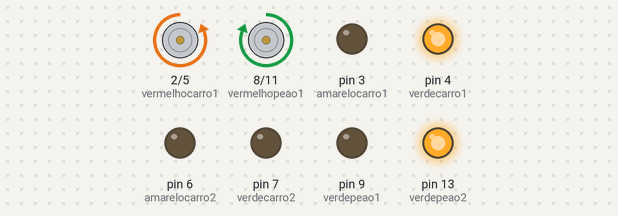
This sketch was run on a simulated Arduino Uno, built with avr-gcc and run on an emulated ATmega328P. Shown: motor-driver pin pairs drawn as motors (green arrow = first pin HIGH = forward, orange = second pin HIGH = backward, longer = more drive), output pins drawn as LEDs (lit = HIGH).

Above: at 5.0 s.
At 15.0 s:
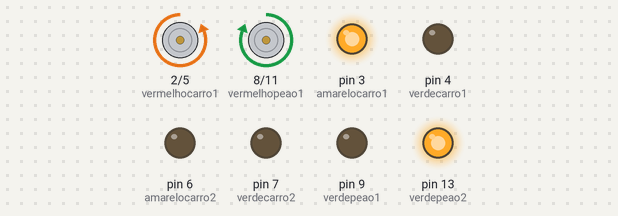
At 25.0 s:
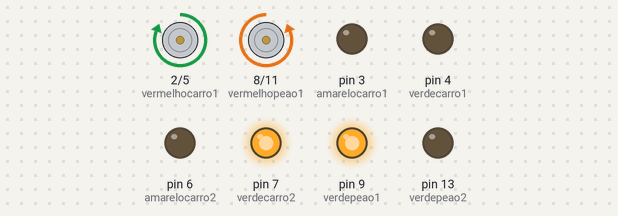
At 35.0 s:
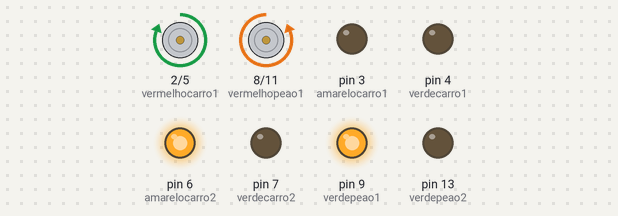
Timing chart, 0 to 52.0 s (numbered marks = the images above):
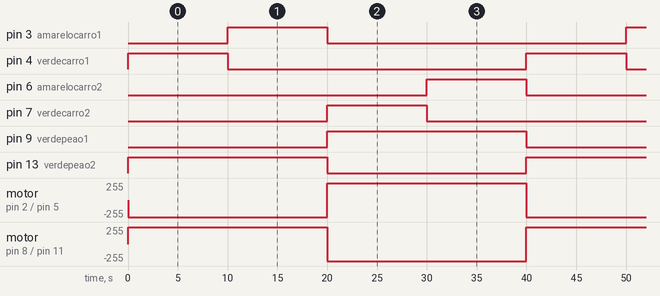

The sketch:

sketch_mar12g.ino
```cpp
//semaforo carro 1
const int vermelhocarro1 = 2;
const int amarelocarro1 = 3;
const int verdecarro1 = 4;
//semaforo peao 1
const int vermelhopeao1 = 8;
const int verdepeao1 = 9;
//semaforo carro 2
const int vermelhocarro2 = 5;
const int amarelocarro2 = 6;
const int verdecarro2 = 7;
//semaforo peao 2
const int vermelhopeao2 = 11;
const int verdepeao2 = 13;
//botao
const int botao = 12;

void semaforocarro1verde (){
  //semaforocarro1
  digitalWrite(verdecarro1, HIGH);
  digitalWrite(amarelocarro1, LOW);
  digitalWrite(vermelhocarro1, LOW);
  //semaforopeao1
  digitalWrite(vermelhopeao1, HIGH);
  digitalWrite(verdepeao1, LOW);
  digitalWrite(vermelhopeao2, LOW);
  digitalWrite(verdepeao2, HIGH);

}


void semaforocarro1amarelo(){
  // Semáforo carro 1
  digitalWrite(verdecarro1, LOW);
  digitalWrite(amarelocarro1, HIGH);
  digitalWrite(vermelhocarro1, LOW);

  // Ambos os semáforos dos peões devem estar vermelhos
  digitalWrite(vermelhopeao1, HIGH);
  digitalWrite(verdepeao1, LOW);
  digitalWrite(vermelhopeao2, LOW);
  digitalWrite(verdepeao2, HIGH);
}


void semaforocarro1vermelho(){
    //semaforocarro1
  digitalWrite(verdecarro1, LOW);
  digitalWrite(amarelocarro1, LOW);
  digitalWrite(vermelhocarro1, HIGH);
  //semaforopeao1
  digitalWrite(vermelhopeao1, LOW);
  digitalWrite(verdepeao1, HIGH);
  digitalWrite(vermelhopeao2, HIGH);
  digitalWrite(verdepeao2, LOW);
}
//////////////////////////
void semaforocarro2verde (){
  //semaforocarro2
  digitalWrite(verdecarro2, HIGH);
  digitalWrite(amarelocarro2, LOW);
  digitalWrite(vermelhocarro2, LOW);
  //semaforopeao2
  digitalWrite(vermelhopeao2, HIGH);
  digitalWrite(verdepeao2, LOW);
  digitalWrite(vermelhopeao1, LOW);
  digitalWrite(verdepeao1, HIGH);

}
void semaforocarro2amarelo(){
  // Semáforo carro 2
  digitalWrite(verdecarro2, LOW);
  digitalWrite(amarelocarro2, HIGH);
  digitalWrite(vermelhocarro2, LOW);

  // Ambos os semáforos dos peões devem estar vermelhos
  digitalWrite(vermelhopeao2, HIGH);
  digitalWrite(verdepeao2, LOW);
  digitalWrite(vermelhopeao1, LOW);
  digitalWrite(verdepeao1, HIGH);
}


void semaforocarro2vermelho(){
    //semaforocarro2
  digitalWrite(verdecarro2, LOW);
  digitalWrite(amarelocarro2, LOW);
  digitalWrite(vermelhocarro2, HIGH);
  //semaforopeao2
  digitalWrite(vermelhopeao1, HIGH);
  digitalWrite(verdepeao1, LOW);
  digitalWrite(vermelhopeao2, LOW);
  digitalWrite(verdepeao2, HIGH);
}


void setup(){
  pinMode(vermelhocarro1, OUTPUT);
  pinMode(amarelocarro1, OUTPUT);
  pinMode(verdecarro1, OUTPUT);

  pinMode(vermelhopeao1, OUTPUT);
  pinMode(verdepeao1, OUTPUT);

  pinMode(vermelhocarro2, OUTPUT);
  pinMode(amarelocarro2, OUTPUT);
  pinMode(verdecarro2, OUTPUT);

  pinMode(vermelhopeao2, OUTPUT);
  pinMode(verdepeao2, OUTPUT);

  pinMode(botao, INPUT_PULLUP);
}

void loop(){
 semaforocarro1verde();
  semaforocarro2vermelho();
  delay(10000);
  semaforocarro1amarelo();
  semaforocarro2vermelho();
  delay(10000);
  semaforocarro1vermelho();
  semaforocarro2verde();
  delay(10000);
  semaforocarro1vermelho();
  semaforocarro2amarelo();
  delay(10000);


}
```

Measured:
- by itself, pin 3 (amarelocarro1), pin 4 (verdecarro1), pin 6 (amarelocarro2), pin 7 (verdecarro2): alternates HIGH for 10.0 s and LOW for 30.0 s
- by itself, pin 9 (verdepeao1), pin 13 (verdepeao2): alternates HIGH for 20.0 s and LOW for 20.0 s
- by itself, motor on pin 2 (vermelhocarro1) / pin 5 (vermelhocarro2), motor on pin 8 (vermelhopeao1) / pin 11 (vermelhopeao2): alternates forward 255/255 for 20.0 s and backward 255/255 for 20.0 s
